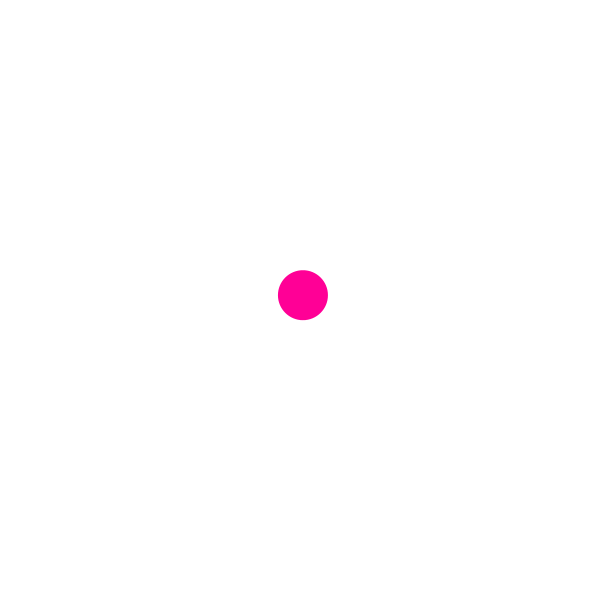
Frame 1 (no input)
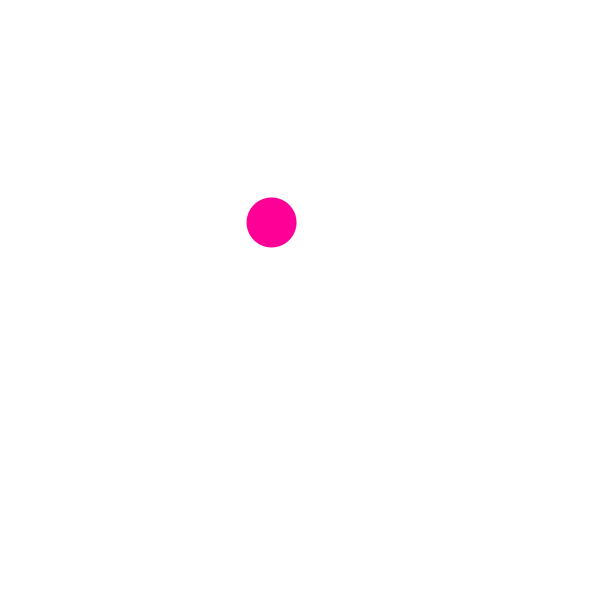
Frame 60 (the mouse pressed at the canvas centre just before this capture)
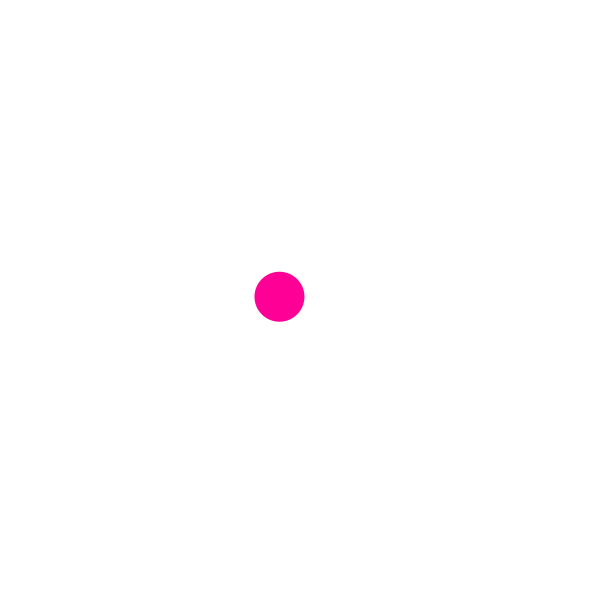
Frame 120 (the mouse held since frame 60 and released just before this capture)

The Processing sketch that drew these frames (run headless with seeded random() and noise(); from frame 60 on, the mouse is pressed at the canvas centre):

// Processing sketch: sketch_211222a
// ── sketch_211222a.pde
float ballX;
float ballY;

void setup() {
  size(600, 600);
  ballX=300;
  ballY=300;
}

void draw() {
  background(255, 255, 255);
  fill(255,0,150);
  noStroke();

  ballX = ballX + random(-10, 10);
  ballY = ballY + random(-10, 10);

  ellipse(ballX, ballY, 50, 50);
}
